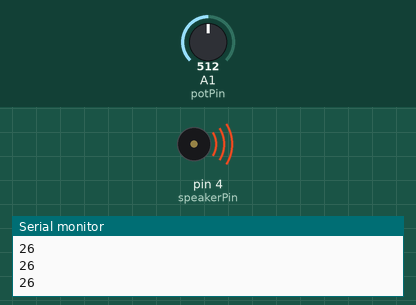
A sketch run on a simulated Arduino Uno, built with avr-gcc and run on an emulated ATmega328P. Parts: buzzer (waves = sounding), the last lines printed to the serial monitor. The inputs (shaded band) are chosen by the test bench; at power-on: A1 (potPin) = 512.

Above: at 1.2 s.
1.3 s: A1 (potPin) set to 218
4.3 s: A1 (potPin) set to 190
At 6.45 s:
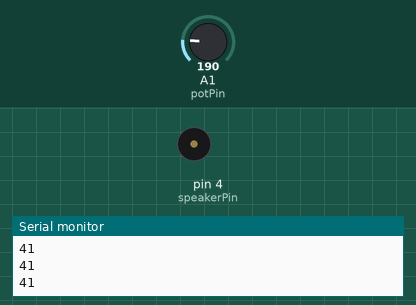
7.3 s: A1 (potPin) set to 306
8.8 s: A1 (potPin) set to 297
11.8 s: A1 (potPin) set to 271
Timing chart, 0 to 14.8 s (numbered marks = the images above; inputs shaded):
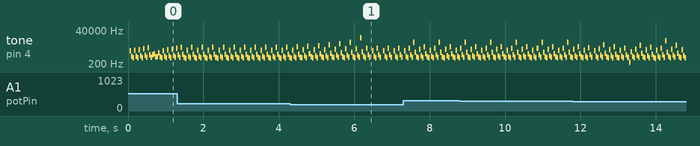

The sketch:

Exam_Question1.ino
```cpp
int potPin = 1;
int speakerPin = 4;

void setup() {
  // put your setup code here, to run once:
  Serial.begin(9600);
  pinMode(speakerPin, OUTPUT);
}

void loop() {
  // put your main code here, to run repeatedly:
  int val = analogRead(potPin);
  int mappedval = map(val, 0, 990, 50, 2);
  Serial.println(mappedval);

  for (int i = 0; i < 1000; i += 10) {
    digitalWrite(speakerPin, HIGH);
    delayMicroseconds(i);
    digitalWrite(speakerPin, LOW);
    delayMicroseconds(i);
  }
  delay(mappedval);
}
```

Measured:
- the behaviour switches between 207 and 206 on A1 (potPin) (found by bisection; images 0 and 1)
- by itself, tone on pin 4 (speakerPin): plays 1952 Hz for 0.04 s, 751 Hz for 0.04 s, 552 Hz for 0.04 s, 3053 Hz for 0.04 s, 960 Hz for 0.04 s, 602 Hz for 0.04 s … (74 notes in this stretch)
